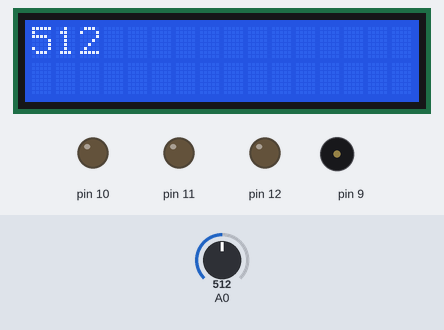
A sketch run on a simulated Arduino Uno, built with avr-gcc and run on an emulated ATmega328P. On the bench: 16×2 character LCD, output pins drawn as LEDs (lit = HIGH), buzzer (waves = sounding). Inputs (shaded band) come from the test bench; at power-on: A0 = 512. What the sketch prints to the serial monitor is not drawn.

Above: at 3.6 s.
3.7 s: A0 set to 686
At 11.2 s:
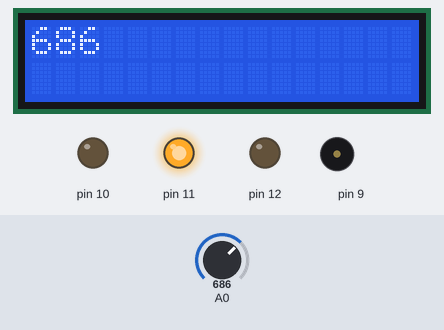
11.4 s: A0 set to 712
At 13.9 s:
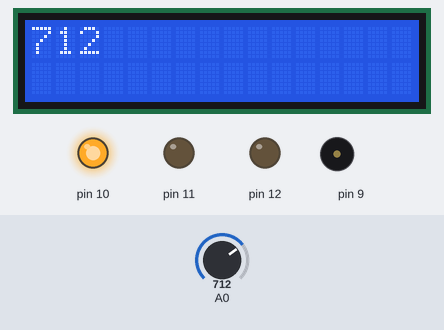
15.3 s: A0 set to 690
At 18.1 s:
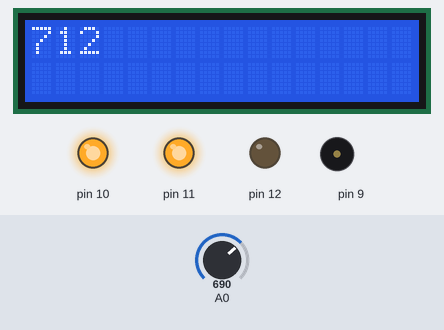
20.6 s: A0 set to 509
At 26.39 s:
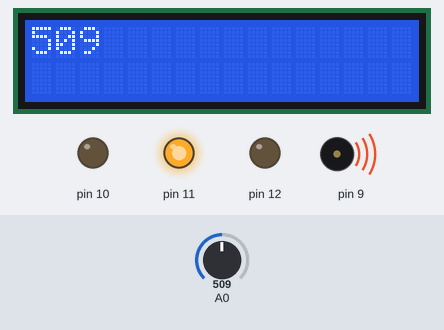
27.6 s: A0 set to 493
At 30.6 s:
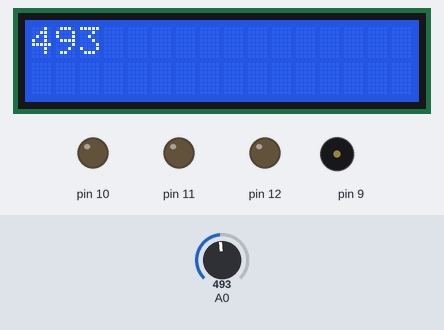
31.5 s: A0 set to 314
At 33.4 s:
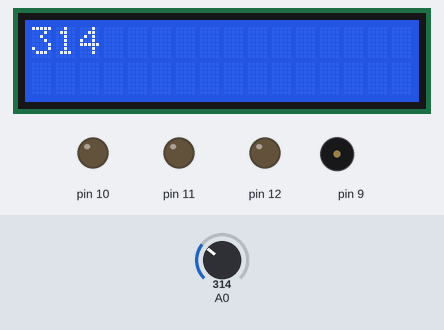
35.4 s: A0 set to 292
Timing chart, 0 to 42.2 s (numbered marks = the images above; inputs shaded):
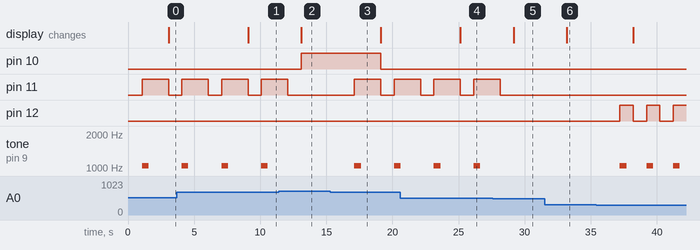

The sketch:

Light.ino
```cpp
#include <Wire.h>
#include <LiquidCrystal_I2C.h>//函式庫

LiquidCrystal_I2C lcd(0x27,16,2);

void setup() {
lcd.init();
lcd.backlight();
pinMode(12, OUTPUT);
pinMode(11, OUTPUT);
pinMode(10, OUTPUT);

pinMode(A0, INPUT);
Serial.begin(9600);
}
void loop() {
int p_value = analogRead(A0);
int d= p_value;


Serial.println(p_value);
delay(1000);

if(d < 300){
 digitalWrite(12,HIGH );
 tone(9,1046,500);
 delay(1000);
 digitalWrite(12, LOW);
  digitalWrite(10, LOW);

}else if(d > 500  && d <= 700){
  digitalWrite(11,HIGH );
  tone(9,1046,500);
  delay(2000);
  digitalWrite(11, LOW);
    digitalWrite(10, LOW);


  }else if(d > 700){
    digitalWrite(10,HIGH );

  }

  lcd.clear();
  lcd.setCursor(0, 0);
  lcd.print(d);
}
```

Measured:
- the behaviour switches between 700 and 701 on A0 (found by bisection; images 1 and 2)
- the behaviour switches between 501 and 500 on A0 (found by bisection; images 4 and 5)
- after the input at 3.7 s, the display: changes after 5.4 s (image 1)
- after the input at 11.4 s, pin 10: LOW → HIGH after 1.7 s; pin 11: goes on until 12.1 s, then stays LOW; tone on pin 9: stays silent (without the input it goes to 1046 Hz after 1.7 s); the display: changes after 1.7 s (image 2)
- after the input at 15.3 s, pin 10: HIGH → LOW after 3.8 s; pin 11: LOW → HIGH after 1.8 s, → LOW 2.0 s later, → HIGH 1.0 s later; tone on pin 9: silent → 1046 Hz after 1.8 s, → silent 0.50 s later, → 1046 Hz 2.5 s later
- after the input at 20.6 s, the display: changes after 4.5 s (image 4)
- after the input at 27.6 s, pin 11: goes on until 28.1 s, then stays LOW; tone on pin 9: stays silent (without the input it goes to 1046 Hz after 1.5 s); the display: changes after 1.6 s (image 5)
- after the input at 31.5 s, the display: changes after 1.7 s (image 6)
- after the input at 35.4 s, pin 12: alternates HIGH for 1.0 s and LOW for 1.0 s, starting after 1.8 s; tone on pin 9: alternates 1046 Hz for 0.50 s and silent for 1.5 s, starting after 1.8 s
